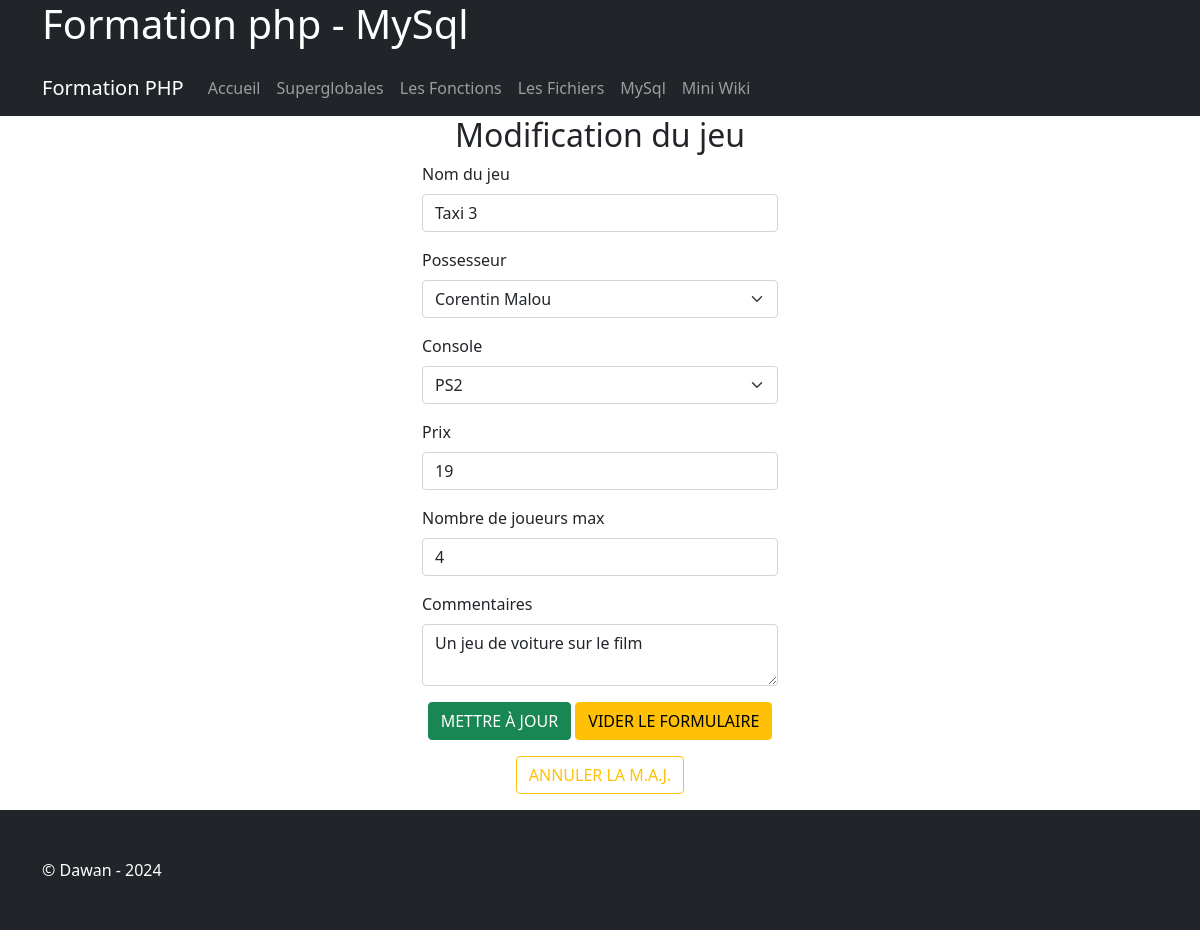
Screenshot of /mysqlUpdate.php?action=modGame&id=42 with the database file from the repository.
### tables this page shows
CREATE TABLE IF NOT EXISTS `jeux_video` (
  `id` int NOT NULL AUTO_INCREMENT,
  `id_possesseur` int DEFAULT NULL,
  `nom` varchar(255) NOT NULL,
  `console` varchar(255) NOT NULL,
  `prix` double NOT NULL,
  `nbre_joueurs_max` int NOT NULL,
  `commentaires` text NOT NULL,
  `date_ajout` datetime DEFAULT CURRENT_TIMESTAMP,
  `date_modif` datetime DEFAULT CURRENT_TIMESTAMP,
  PRIMARY KEY (`id`)
);

### mysqlUpdate.php (the view, shortened to what this page needs)
<!DOCTYPE html>
<html lang="fr">
<head>
    <?php include './includes/appels.php' ?>
</head>
<body>
<?php include './includes/header.php' ?>
    <?php include './includes/navigation.php' ?>
    <main class="container">
        <section class="row">
            <article class="offset-4 col-md-4">
                <?php if (isset($_GET['action']) && $_GET['action'] === 'modGame' && $_GET['id'] != '') : ?>
                    <?php
                    $link = openConn();
                    $idJV = mysqli_real_escape_string($link, $_GET['id']);
                    $sql = "
                        SELECT
                            `jv`.`id`, `jv`.`nom`, `jv`.`id_possesseur`, CONCAT(`p`.`prenom`, ' ', `p`.`nom`) as 'possesseur',
                            `jv`.`console`, `jv`.`prix`, `jv`.`nbre_joueurs_max`, `jv`.`commentaires`,
                            `jv`.`date_ajout`, `jv`.`date_modif`
                        FROM
                            `jeux_video` as `jv` Left JOIN
                            `possesseur` as `p` ON `jv`.`id_possesseur` = `p`.`id`
                        WHERE `jv`.`ID` = '". $idJV ."';
                        ";
                    $result = mysqli_query($link, $sql);
                    $nbRows = mysqli_num_rows($result);
                    if ($nbRows > 0) {
                        if($row = mysqli_fetch_assoc($result)){
                            $nom = mysqli_real_escape_string($link, mb_convert_encoding($row['nom'], 'UTF-8'));
                            $id_possesseur = $row['id_possesseur'];
                            $console = mysqli_real_escape_string($link, $row['console']);
                            $prix = $row['prix'];
                            $nbjm = $row['nbre_joueurs_max'];
                            $commentaires = mysqli_real_escape_string($link, mb_convert_encoding($row['commentaires'], 'UTF-8'));
                        }
                    }
                    $sql = '
                    SELECT DISTINCT
                        `p`.`prenom`, `p`.`nom`, `p`.`id`
                    FROM
                        `possesseur` as `p`
                        -- as permet de créer des alias de nom de table
                    ORDER BY `p`.`prenom`, `p`.`nom` ASC;
                        ';
                    $result = mysqli_query($link, $sql);
                    $nbRows = mysqli_num_rows($result);
                    if ($nbRows > 0) {
                        $selectPossesseur = '<select class="form-select" name="possesseur">';
                        while ($row = mysqli_fetch_assoc($result)) {
                            $selectPossesseur .= '<option value="' . $row['prenom'] . '|' . $row['id'] . '"';
                            if($row['id'] == $id_possesseur){
                                $selectPossesseur .= ' selected ';
                            }
                            $selectPossesseur .= '>' . mb_convert_encoding($row['prenom'], 'UTF-8')
                                . " "
                                . mb_convert_encoding($row['nom'], 'UTF-8')
                                . '</option>';
                        }
                        $selectPossesseur .= '</select>';
                    }
                    $sql = '
                    SELECT DISTINCT
                        `jv`.`console`
                    FROM
                        `jeux_video` as `jv`
                        -- as permet de créer des alias de nom de table
                    ORDER BY `jv`.`console` ASC;
                        ';
                    $result = mysqli_query($link, $sql);
                    $nbRows = mysqli_num_rows($result);
                    if ($nbRows > 0) {
                        $selectConsole = '<select class="form-select" name="console">';
                        while ($row = mysqli_fetch_assoc($result)) {
                            $selectConsole .= '<option value="' . $row['console'] . '"
                            ' . ( ($row['console'] == $console)? ' selected ' : '' ) . '>'
                                . mb_convert_encoding($row['console'], 'UTF-8')
                                . '</option>';
                        }
                        $selectConsole .= '</select>';
                    }
                    ?>
                    <h2 class="text-center">
                        Modification du jeu
                    </h2>
                    <form method="post" action="./mysqlUpdate.php">
                        <p>
                            <label class="form-label" for="nom">Nom du jeu</label>
                            <input class="form-control" type="text" name="nom" value="<?php echo $nom ?>" required />
                        </p>
                        <p>
                            <label class="form-label" for="possesseur">Possesseur</label>
                            <?php echo $selectPossesseur ?>
                        </p>
                        <p>
                            <label class="form-label" for="console">Console</label>
                            <?php echo $selectConsole ?>
                        </p>
                        <p>
                            <label class="form-label" for="prix">Prix</label>
                            <input class="form-control" type="number" name="prix" value="<?php echo $prix ?>" />
                        </p>
                        <p>
                            <label class="form-label" for="nbjm">Nombre de joueurs max</label>
                            <input class="form-control" type="number" name="nbjm" value="<?php echo $nbjm ?>" />
                        </p>
                        <p>
                            <label class="form-label" for="commentaires">Commentaires</label>
                            <textarea class="form-control" name="commentaires"><?php echo $commentaires ?></textarea>
                        </p>
                        <p class="text-center">
                            <button type="submit" name="confirm" value="true" class="btn btn-success">
                                METTRE À JOUR
                            </button>
                            <button type="reset" name="reset" class="btn btn-warning">
                                VIDER LE FORMULAIRE
                            </button>
                        </p>
                    </form>
                    <p class="text-center">
                        <a href="./mysql.php">
                            <button name="cancel" class="btn btn-outline-warning">
                                ANNULER LA M.A.J.
                            </button>
                        </a>
                    </p>
                <?php endif ?>
            </article>
        </section>
    </main>
    <?php include './includes/footer.php' ?>
</body>
</html>

### rows the page displays
jeux_video: nom "Taxi 3", console "PS2", prix "19", nbjm "4", commentaires "Un jeu de voiture sur le film"

### other values shown
form field possesseur "Corentin Malou"
